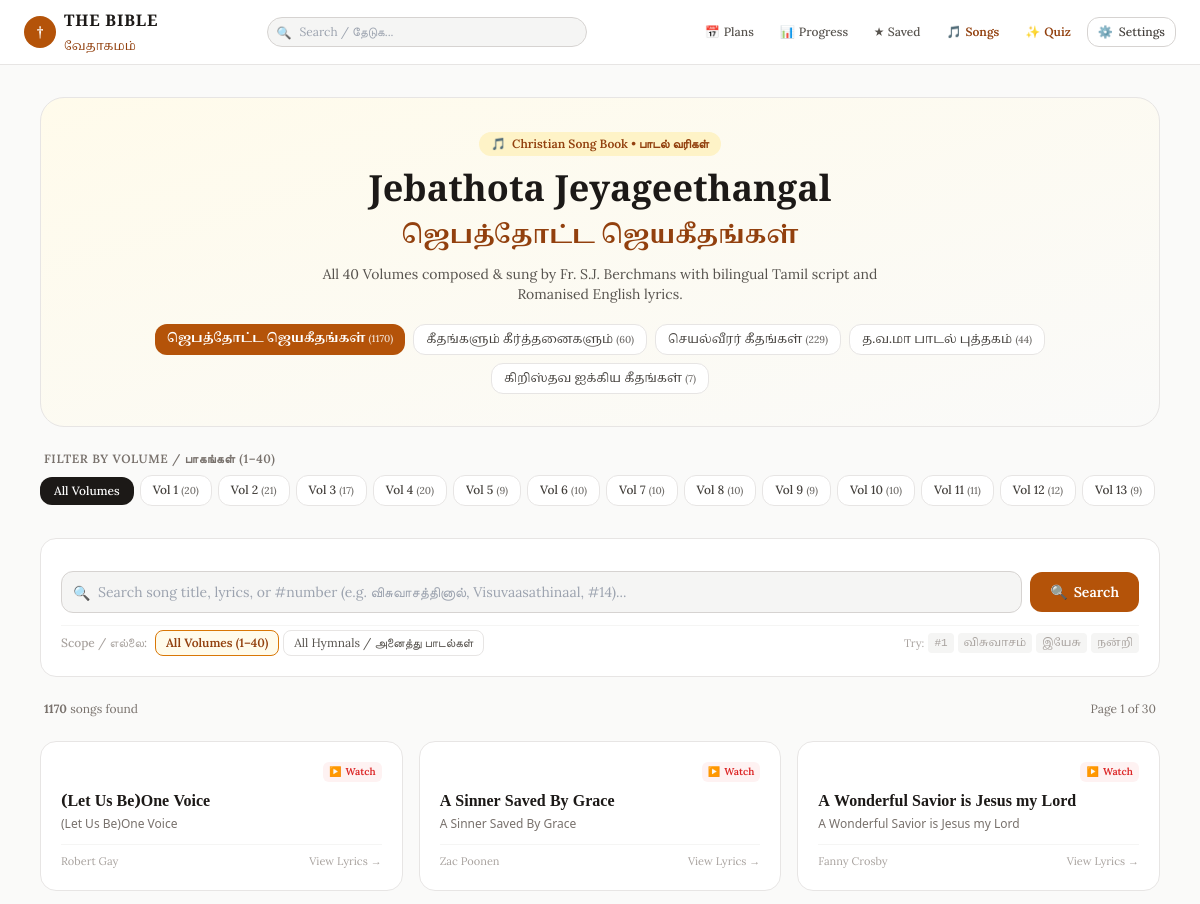
Page /songs (upper part) on the earlier database version.
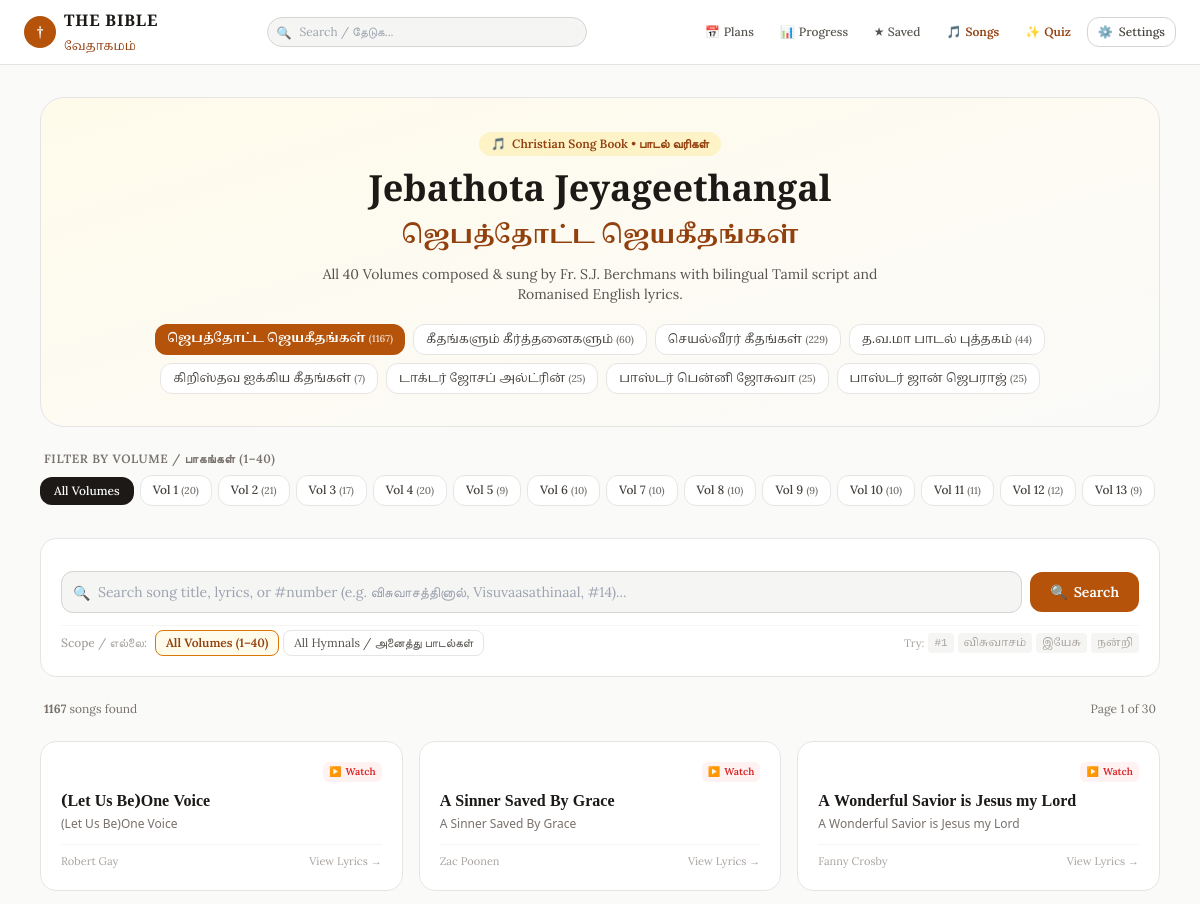
Same page on the later database version.
### tables this page shows
CREATE TABLE song_books (
            code TEXT PRIMARY KEY,
            name_ta TEXT NOT NULL,
            name_en TEXT NOT NULL,
            display_order INTEGER DEFAULT 0
        );

CREATE TABLE songs (
            id INTEGER PRIMARY KEY,
            songbook_code TEXT NOT NULL,
            songbook_name_ta TEXT,
            songbook_name_en TEXT,
            volume INTEGER DEFAULT 0,
            volume_name TEXT,
            song_number INTEGER DEFAULT 0,
            title_ta TEXT NOT NULL,
            title_en TEXT NOT NULL,
            alternate_title TEXT,
            lyrics_ta TEXT,
            lyrics_en TEXT,
            lyrics_bilingual TEXT,
            author TEXT,
            youtube_url TEXT
        );

### app/main.py (the view)
@app.get("/songs", response_class=HTMLResponse)
async def songs_directory_page(
    request: Request,
    book: str = Query("jebathota"),
    vol: int = Query(None),
    q: str = Query(""),
    page: int = Query(1, ge=1),
    canon: str = Query(None)
):
    active_canon = resolve_canon(request, canon)
    canon_ctx = get_canon_context(active_canon)
    songbooks = get_song_books()
    volumes = get_song_volumes(book)
    clean_q = q.strip() if q else ""
    page_size = 40
    offset = (page - 1) * page_size
    songs_data = get_songs_list(
        songbook_code=book,
        volume=vol,
        query=clean_q,
        limit=page_size,
        offset=offset
    )
    total_count = songs_data["total_count"]
    total_pages = max(1, (total_count + page_size - 1) // page_size)
    return templates.TemplateResponse(
        request=request,
        name="songs.html",
        context={
            **canon_ctx,
            "songbooks": songbooks,
            "volumes": volumes,
            "active_book": book,
            "active_vol": vol,
            "query": clean_q,
            "songs": songs_data["songs"],
            "total_count": total_count,
            "page": page,
            "total_pages": total_pages,
        },
    )

### templates/songs.html (shortened to what this page needs)
{% extends "base.html" %}
{% block content %}
<div class="max-w-6xl mx-auto px-3 sm:px-4 py-4 sm:py-8 space-y-6">
    <div class="bg-gradient-to-br from-amber-50 to-stone-50 dark:from-stone-900 dark:to-stone-950 border border-stone-200 dark:border-stone-800 rounded-3xl p-5 sm:p-8 text-center space-y-3 relative overflow-hidden shadow-xs">
        <div class="inline-flex items-center gap-1.5 px-3 py-1 rounded-full bg-amber-100 dark:bg-amber-900/40 text-amber-800 dark:text-amber-300 text-xs font-semibold">
            <span>🎵</span> <span>Christian Song Book • பாடல் வரிகள்</span>
        </div>
        <h1 class="font-cinzel text-2xl sm:text-4xl font-bold text-stone-900 dark:text-stone-100">
            Jebathota Jeyageethangal
        </h1>
        <h2 class="font-tamil text-lg sm:text-2xl text-amber-800 dark:text-amber-400 font-semibold" translate="no">
            ஜெபத்தோட்ட ஜெயகீதங்கள்
        </h2>
        <p class="text-xs sm:text-sm text-stone-600 dark:text-stone-400 max-w-xl mx-auto">
            All 40 Volumes composed & sung by Fr. S.J. Berchmans with bilingual Tamil script and Romanised English lyrics.
        </p>
        <div class="pt-2 flex flex-wrap justify-center gap-1.5 sm:gap-2">
            {% for sb in songbooks %}
            <a href="/songs?book={{ sb.code }}{% if canon %}&canon={{ canon }}{% endif %}"
               class="px-3 py-1.5 rounded-xl text-xs font-medium transition cursor-pointer {% if active_book == sb.code %}bg-amber-700 text-white font-semibold shadow-xs{% else %}bg-white dark:bg-stone-800 text-stone-700 dark:text-stone-300 border border-stone-200 dark:border-stone-700 hover:border-amber-600{% endif %}">
                <span class="font-tamil" translate="no">{{ sb.name_ta }}</span>
                <span class="text-[10px] opacity-75">({{ sb.song_count }})</span>
            </a>
            {% endfor %}
        </div>
    </div>
    {% if active_book == 'jebathota' and volumes %}
    <div class="space-y-2">
        <div class="flex items-center justify-between text-xs font-semibold text-stone-500 uppercase tracking-wider px-1">
            <span>Filter by Volume / பாகங்கள் (1–40)</span>
        </div>
        <div class="flex items-center gap-1.5 overflow-x-auto pb-2 scrollbar-none text-xs">
            <a href="/songs?book=jebathota{% if query %}&q={{ query }}{% endif %}{% if canon %}&canon={{ canon }}{% endif %}"
               class="px-3.5 py-1.5 rounded-xl shrink-0 transition font-medium {% if not active_vol %}bg-stone-900 text-white dark:bg-stone-100 dark:text-stone-900 font-bold{% else %}bg-white dark:bg-stone-800 text-stone-700 dark:text-stone-300 border border-stone-200 dark:border-stone-700 hover:border-amber-600{% endif %}">
                All Volumes
            </a>
            {% for v in volumes %}
            <a href="/songs?book=jebathota&vol={{ v.volume }}{% if query %}&q={{ query }}{% endif %}{% if canon %}&canon={{ canon }}{% endif %}"
               class="px-3 py-1.5 rounded-xl shrink-0 transition font-medium {% if active_vol == v.volume %}bg-amber-700 text-white font-bold shadow-xs{% else %}bg-white dark:bg-stone-800 text-stone-700 dark:text-stone-300 border border-stone-200 dark:border-stone-700 hover:border-amber-600{% endif %}">
                Vol {{ v.volume }} <span class="text-[10px] opacity-75">({{ v.count }})</span>
            </a>
            {% endfor %}
        </div>
    </div>
    {% endif %}
    <div class="bg-white dark:bg-stone-900 border border-stone-200 dark:border-stone-800 rounded-2xl p-4 sm:p-5 shadow-xs space-y-3">
        <form id="song-search-form" action="/songs" method="get" class="space-y-3">
            <div class="flex flex-col sm:flex-row gap-2 relative">
                <div class="relative flex-1">
                    <input type="text" id="song-search-input" name="q" value="{{ query }}"
                           placeholder="Search song title, lyrics, or #number (e.g. விசுவாசத்தினால், Visuvaasathinaal, #14)..."
                           autocomplete="off"
                           class="w-full text-xs sm:text-sm bg-stone-100 dark:bg-stone-800 border border-stone-300 dark:border-stone-700 rounded-xl pl-9 pr-8 py-2.5 focus:outline-none focus:ring-2 focus:ring-amber-700 text-stone-900 dark:text-stone-100">
                    <span class="absolute left-3 top-3 text-stone-400 text-xs sm:text-sm">🔍</span>
                </div>
                <div class="flex items-center gap-1.5 shrink-0">
                    <button type="submit" class="w-full sm:w-auto px-5 py-2.5 bg-amber-700 hover:bg-amber-800 text-white rounded-xl text-xs sm:text-sm font-semibold transition cursor-pointer flex items-center justify-center gap-1.5 shadow-xs">
                        <span>🔍</span> <span>Search</span>
                    </button>
                </div>
            </div>
            <div class="flex flex-wrap items-center justify-between gap-2 pt-1 border-t border-stone-100 dark:border-stone-800 text-xs">
                <div class="flex flex-wrap items-center gap-1 text-[11px] sm:text-xs">
                    <span class="text-stone-400 font-medium mr-1">Scope / எல்லை:</span>
                    <label class="inline-flex items-center gap-1 px-2.5 py-1 rounded-lg border cursor-pointer transition {% if not active_vol and active_book != 'all' %}bg-amber-50 dark:bg-amber-950/40 border-amber-600 text-amber-800 dark:text-amber-300 font-semibold{% else %}border-stone-200 dark:border-stone-700 text-stone-600 dark:text-stone-400 hover:bg-stone-50 dark:hover:bg-stone-800{% endif %}">
                        <span>All Volumes (1–40)</span>
                    </label>
                    <label class="inline-flex items-center gap-1 px-2.5 py-1 rounded-lg border cursor-pointer transition {% if active_book == 'all' %}bg-amber-50 dark:bg-amber-950/40 border-amber-600 text-amber-800 dark:text-amber-300 font-semibold{% else %}border-stone-200 dark:border-stone-700 text-stone-600 dark:text-stone-400 hover:bg-stone-50 dark:hover:bg-stone-800{% endif %}">
                        <span>All Hymnals / அனைத்து பாடல்கள்</span>
                    </label>
                </div>
                <div class="hidden md:flex items-center gap-1 text-[11px] text-stone-400">
                    <span>Try:</span>
                    <button type="button" onclick="quickFillSearch('#1')" class="px-1.5 py-0.5 rounded bg-stone-100 dark:bg-stone-800 hover:text-amber-700 font-mono">#1</button>
                    <button type="button" onclick="quickFillSearch('விசுவாசம்')" class="px-1.5 py-0.5 rounded bg-stone-100 dark:bg-stone-800 hover:text-amber-700 font-tamil" translate="no">விசுவாசம்</button>
                    <button type="button" onclick="quickFillSearch('இயேசு')" class="px-1.5 py-0.5 rounded bg-stone-100 dark:bg-stone-800 hover:text-amber-700 font-tamil" translate="no">இயேசு</button>
                    <button type="button" onclick="quickFillSearch('நன்றி')" class="px-1.5 py-0.5 rounded bg-stone-100 dark:bg-stone-800 hover:text-amber-700 font-tamil" translate="no">நன்றி</button>
                </div>
            </div>
        </form>
    </div>
    <div class="flex items-center justify-between text-xs text-stone-500 px-1">
        <div>
            <span><strong>{{ total_count }}</strong> songs found</span>
        </div>
        {% if total_pages > 1 %}
        <span>Page {{ page }} of {{ total_pages }}</span>
        {% endif %}
    </div>
    {% if songs %}
    <div class="grid grid-cols-1 md:grid-cols-2 lg:grid-cols-3 gap-3 sm:gap-4">
        {% for s in songs %}
        <a href="/songs/{{ s.id }}{% if canon %}?canon={{ canon }}{% endif %}"
           class="group bg-white dark:bg-stone-900 border border-stone-200 dark:border-stone-800 hover:border-amber-600/70 rounded-2xl p-4 sm:p-5 shadow-xs hover:shadow-md transition flex flex-col justify-between space-y-3">
            <div class="space-y-2">
                <div class="flex items-center justify-between text-[11px]">
                    {% if s.youtube_url %}
                    <span class="inline-flex items-center gap-1 text-red-600 text-xs font-semibold px-1.5 py-0.5 rounded-md bg-red-50 dark:bg-red-950/40" title="Watch on YouTube">
                        <span class="text-[10px]">▶️</span> <span class="text-[10px] hidden sm:inline">Watch</span>
                    </span>
                    {% endif %}
                </div>
                <div>
                    <h3 class="font-tamil font-bold text-sm sm:text-base text-stone-900 dark:text-stone-100 group-hover:text-amber-700 dark:group-hover:text-amber-400 transition leading-snug" translate="no">
                        {{ s.title_ta }}
                    </h3>
                    <p class="font-sans text-xs text-stone-500 font-medium mt-0.5">
                        {{ s.title_en }}
                    </p>
                </div>
            </div>
            <div class="pt-2 border-t border-stone-100 dark:border-stone-800 flex items-center justify-between text-[11px] text-stone-400 group-hover:text-amber-700 transition">
                <span>{{ s.author or "Fr. S.J. Berchmans" }}</span>
                <span>View Lyrics →</span>
            </div>
        </a>
        {% endfor %}
    </div>
    {% endif %}
</div>
{% endblock %}

### templates/base.html (shortened to what this page needs)
<!DOCTYPE html>
<html lang="ta" translate="no" class="notranslate scroll-smooth">
<head>
    <script src="https://cdn.tailwindcss.com"></script>
</head>
<body translate="no" class="notranslate bg-stone-50 text-stone-900 dark:bg-stone-950 dark:text-stone-100 transition-colors duration-200 min-h-screen flex flex-col font-serif">
    <header id="site-header" class="sticky top-0 z-40 bg-white/95 dark:bg-stone-900/95 backdrop-blur-md border-b border-stone-200 dark:border-stone-800 transition-all duration-300">
        <div class="max-w-7xl mx-auto px-3 sm:px-6 h-14 sm:h-16 flex items-center justify-between gap-2">
            <a href="/" class="flex items-center space-x-2 shrink-0">
                <span class="w-7 h-7 sm:w-8 sm:h-8 rounded-full bg-amber-700 text-white flex items-center justify-center font-cinzel font-bold text-xs sm:text-sm shadow-xs">†</span>
                <div>
                    <span class="font-cinzel tracking-wider text-sm sm:text-base font-bold block leading-none">THE BIBLE</span>
                    <span class="font-tamil text-[10px] sm:text-xs text-amber-800 dark:text-amber-400 leading-none notranslate" translate="no">வேதாகமம்</span>
                </div>
            </a>
            <form action="/search" method="get" class="hidden md:flex flex-1 max-w-xs mx-3">
                <div class="relative w-full">
                    <input type="text" name="q" placeholder="Search / தேடுக..."
                           class="w-full text-xs bg-stone-100 dark:bg-stone-800 border border-stone-300 dark:border-stone-700 rounded-full pl-8 pr-3 py-1.5 focus:outline-none focus:ring-1 focus:ring-amber-700">
                    <span class="absolute left-2.5 top-2 text-stone-400 text-xs">🔍</span>
                </div>
            </form>
            <div class="hidden sm:flex items-center space-x-1 sm:space-x-1.5 text-xs shrink-0">
                <a href="/plans" class="p-1.5 sm:px-2.5 sm:py-1.5 rounded-lg hover:bg-stone-100 dark:hover:bg-stone-800 text-stone-600 dark:text-stone-300 flex items-center gap-1 font-medium" title="Reading Plans">
                    <span>📅</span> <span class="hidden md:inline">Plans</span>
                </a>
                <a href="/progress" class="p-1.5 sm:px-2.5 sm:py-1.5 rounded-lg hover:bg-stone-100 dark:hover:bg-stone-800 text-stone-600 dark:text-stone-300 flex items-center gap-1 font-medium" title="Reading Progress">
                    <span>📊</span> <span class="hidden md:inline">Progress</span>
                </a>
                <a href="/bookmarks" class="p-1.5 sm:px-2.5 sm:py-1.5 rounded-lg hover:bg-stone-100 dark:hover:bg-stone-800 text-stone-600 dark:text-stone-300 flex items-center gap-1 font-medium" title="Saved Verses">
                    <span>★</span> <span class="hidden md:inline">Saved</span>
                </a>
                <a href="/songs{% if canon %}?canon={{ canon }}{% endif %}" class="p-1.5 sm:px-2.5 sm:py-1.5 rounded-lg hover:bg-amber-50 dark:hover:bg-stone-800 text-amber-800 dark:text-amber-400 flex items-center gap-1 font-semibold" title="Song Lyrics / பாடல் வரிகள்">
                    <span>🎵</span> <span class="hidden md:inline">Songs</span>
                </a>
                <a href="/quiz" class="p-1.5 sm:px-2.5 sm:py-1.5 rounded-lg hover:bg-amber-50 dark:hover:bg-stone-800 text-amber-800 dark:text-amber-400 flex items-center gap-1 font-semibold" title="Bible Quiz & Trivia">
                    <span>✨</span> <span class="hidden md:inline">Quiz</span>
                </a>
                <button onclick="toggleSettingsModal()"
                        class="relative p-1.5 sm:px-2.5 py-1.5 rounded-xl border border-stone-300 dark:border-stone-700 hover:border-amber-600 text-stone-700 dark:text-stone-300 transition cursor-pointer flex items-center gap-1.5 text-xs"
                        title="Appearance & Settings">
                    <span>⚙️</span>
                    <span class="hidden lg:inline font-medium">Settings</span>
                </button>
            </div>
        </div>
    </header>
    <main class="flex-1 pb-20 sm:pb-0">
        {% block content %}{% endblock %}
    </main>
</body>
</html>

### templates/base.html (style rules this page uses)
:root { --reader-font-size: 18px; }
.font-tamil { font-family: 'Noto Serif Tamil', serif; line-height: 2.1; }
.verse-text-ta, .verse-ta, .font-tamil { line-height: 1.95 !important; }

Differences in the rows shown:
computed for song_books "ஜெபத்தோட்ட ஜெயகீதங்கள்": song_count "1170" → "1167"
added song_books: name_ta "டாக்டர் ஜோசப் அல்ட்ரின்", song_count "25"
added song_books: name_ta "பாஸ்டர் பென்னி ஜோசுவா", song_count "25"
added song_books: name_ta "பாஸ்டர் ஜான் ஜெபராஜ்", song_count "25"
Other differences:
{{ total_count }}: "1170" → "1167"
